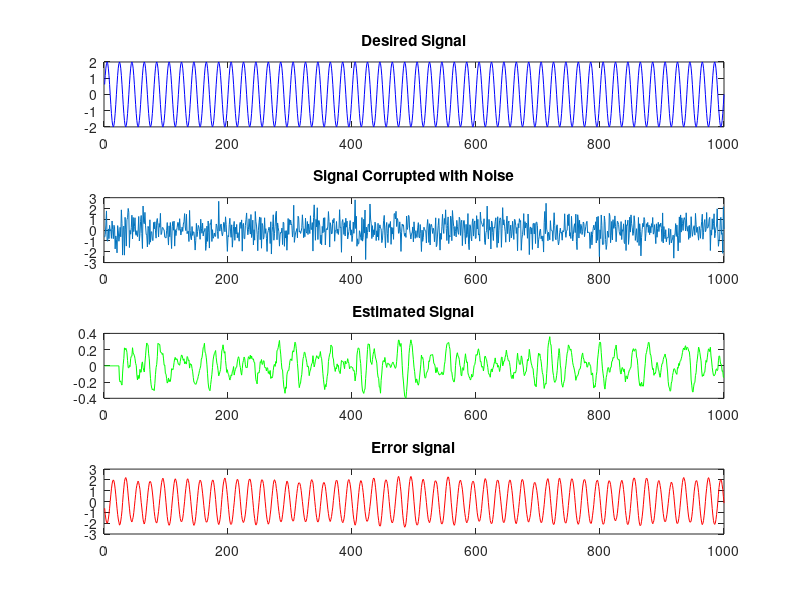

MATLAB code to generate this figure:
% Program for Weiner Filter
clc;close all;clear;

% Generating Desired Signal 
t = 0.001:0.001:1 ;
d = 2*sin(2*pi*50*t);

% Generating a corrupted signal with Noise 
n = numel(d); % Generate same number of element as desired signal
x = d(1,n) + 0.9*randn(1,n);

l = d-x;
R = []; % Generate a null matrix of a auto correlation
k = 1;
r = xcorr(x);
rr = [];
M = 25; % Filter order

for i = 1:1:M
    rr(i) = r(n-i+1);
end

R = toeplitz(rr);
I = inv(R);
p = xcorr(d,x);
for i = 1:1:M
    P(i) = p(n-i+1);
end
w = (I)*P';
k = 1;

% Estimating the signal
y = zeros(n,1);
for i = M:n
   y(i) = (w'* x(i:-1:i-M+1)');
end

% Computing the errror Signal
error_signal = y' - d;

% Display of Signals
subplot(4,1,1);
plot(d, 'b');
title('Desired Signal');

subplot(4,1,2);
plot(x);
title('Signal Corrupted with Noise');

subplot(4,1,3);
plot(y,'g');
title('Estimated Signal');

subplot(4,1,4);
plot(error_signal,'r');
title('Error signal');